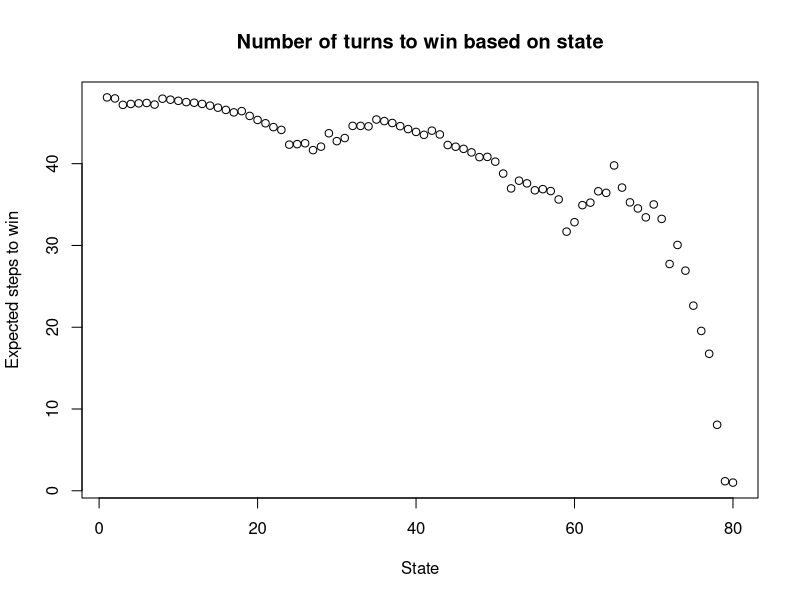
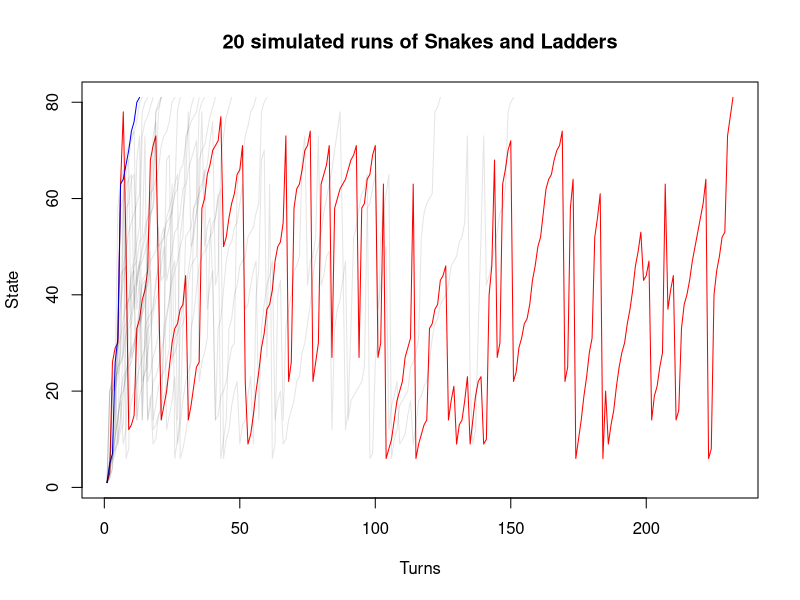
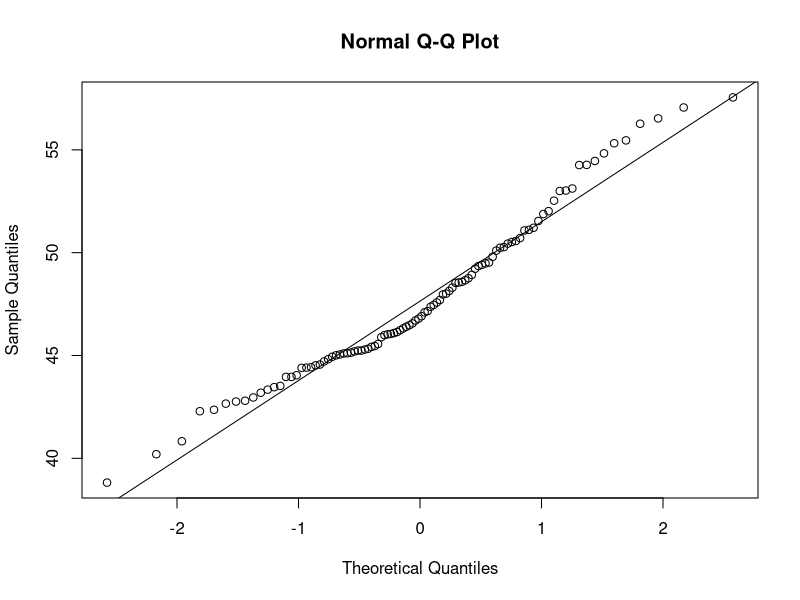

The R source for these figures, in order: (Note: this script raises an error after producing the figures.)
## ---- chunk 1
#| include: false
library(tidyverse)
library(expm)
## ---- chunk 2
# size of board
n = 100

# number of sides of dice
d = 6

# first number is the 'entry' square, second number is 'exit' square
ladders = list(c(6,23),c(8,30),c(13,47),c(20,39),c(33,70),
               c(37,75),c(41,62),c(57,83),c(66,89),c(77,96))

snakes = list(c(27,10),c(55,16),c(61,14),c(69,50),c(79,5),
              c(81,44),c(87,31),c(91,25),c(95,49),c(97,59))

board = matrix(0,n,n)

# create simple board with no ladders
for (i in 1:n) {
  for (j in 0:min(n-i,d-1)) {
    board[i,j+i] = 1/d 
  } 
}

# add initial and absorbing state
board = board %>%  
  cbind(rep(0,n), .) %>% 
  rbind(c(rep(0,n),1))

# fill board with probabilities
board[,n+1][max(1,(n-(d-1))):n] = (max(1,1+d-n):d)/d

rownames(board) = 0:(n)
colnames(board) = 0:(n)

# vector of states to be deleted
delete = c()

# add in ladders
for (i in ladders) {
  for (j in (i[1]-(d-1)):i[1]) {
    board[j,][i[2]+1] = board[j,][i[2]+1] + 1/d
  }
  delete = c(delete, i[1])
}

# add in snakes
for (i in snakes) {
  for (j in (i[1]-(d-1)):i[1]) {
    board[j,][i[2]+1] = board[j,][i[2]+1] + 1/d
  }
  delete = c(delete, i[1])
}

board = board[-(delete+1),-(delete+1)]
knitr::kable(head(board), digits=3)
knitr::kable(tail(board), digits=3)
## ---- chunk 3
fundamental = solve(diag(nrow(board)-1) - board[1:(nrow(board)-1),1:(nrow(board)-1)])
ex_steps = fundamental %*% matrix(1,nrow(board)-1,1)
plot(ex_steps, xlab="State", ylab="Expected steps to win", main="Number of turns to win based on state")
head(ex_steps)
## ---- chunk 4
# simulate discrete Markov chains according to transition matrix P
simulate.mc = function(tm) {
  
  # vector of states over time t
  states = c()

  # initialise variable for first state 
  states[1] = 1
  
  t = 1
  while (states[t] != nrow(tm)) {
    t = t + 1
    # probability vector to simulate next state X_{t+1}
    p = tm[states[t-1], ]
    
    # draw from multinomial and determine state
    states[t] <-  which(rmultinom(1, 1, p) == 1)
  }
  return(states)
}

games = list()
run_time = c()

# for reproducibility
set.seed(123)

for (i in 1:20) {
  current_game = simulate.mc(board)
  
  # remove 1 to account for starting turn
  run_time = c(run_time, length(current_game)-1)
  games[[i]] = current_game
}

longest = which.max(run_time)
shortest = which.min(run_time)

plot(games[[longest]], type="l", col="red", xlab="Turns", ylab="State", main="20 simulated runs of Snakes and Ladders")
lines(games[[shortest]], col="blue")
for (i in 2:length(games)) {
  if (!(i == longest | i == shortest)) {
    lines(games[[i]], col=alpha("black",0.1))
  }
}
paste("Longest game:", run_time[longest], "turns")
paste("Shortest game:", run_time[shortest], "turns")
paste("Average game:", mean(run_time), "turns")
## ---- chunk 5

avg = c()


for (j in 1:100) {
  run_time = c()
  for (i in 1:100) {
    current_game = simulate.mc(board)
    
    # remove 1 to account for starting turn
    run_time = c(run_time, length(current_game)-1)
  }
  avg = c(avg, mean(run_time))
}

t.test(avg, mu=48.1,alternative="two.sided")
## ---- chunk 6



qqnorm(avg) 
qqline(avg)
t.test(mean(run_time), mu=47.98, alternative="two.sided")
mean(run_time)
sd(run_time)



#plot(lln, type='l', ylim = c(45,55))
#hist(run_time, breaks=50)

plot(seq(20, 80, length=1000), dnorm(seq(20, 80, length=1000), mean=mean(run_time), sd=sd(run_time)), type="l", lwd=1)
## ---- chunk 7
# expected number of visits from transient state i to transient state j
fundamental = solve(diag(nrow(board)-1) - board[1:(nrow(board)-1),1:(nrow(board)-1)])

ex_steps = fundamental %*% matrix(1,nrow(board)-1,1) # expected number of steps to absorbing state from state i
fundamental[1,] #expected number of visits to state i from the starting position

(fundamental-diag(nrow(board)-1)) %*% solve(diag(diag(fundamental),nrow(board)-1,nrow(board)-1))

plot(ex_steps, type="l")

# test = data.frame(visits=fundamental[1,],row=paste("Row",1:10),col=paste("Col",rep(1:8,each=10)),pos=rownames(fundamental))

test = data.frame(visits=fundamental[1,], pos=as.numeric(rownames(fundamental))) %>% 
  complete(pos = seq(min(pos), max(pos)))

for (i in ladders) {
  test[test$pos==i[1],]$visits = test[test$pos==i[2],]$visits
}

for (i in snakes) {
  test[test$pos==i[1],]$visits = test[test$pos==i[2],]$visits
}

test$row = rep(1:10,10)
test$col = rep(1:10,each=10)

ggplot(test, aes(x=row,y=col,fill=visits)) +
  geom_tile() +
  geom_text(aes(label=round(visits,3)), color="white")

plot(test$visits,type="p")

for (i in ladders) {
  abline(v=i[1]+1, lty="dotted")
}
for (i in snakes) {
  abline(v=i[1]+1, lty="dotted")
}

## ---- chunk 8
states = 1:80

#board[1:(nrow(board)-1),nrow(board)]

init = c(1,rep(0,nrow(board)-2))
prob = c()

for (i in 1:(500)) {
  num = matrix(init, nrow =1, ncol=nrow(board)-1) %*% (board[1:(nrow(board)-1),1:(nrow(board)-1)] %^% (i-1)) %*% board[1:(nrow(board)-1),nrow(board)]
  prob = c(prob, as.numeric(num))
}

plot(prob, type="l")
abline(v=48)
sum(prob)

#sum((1:length(prob))*prob)
